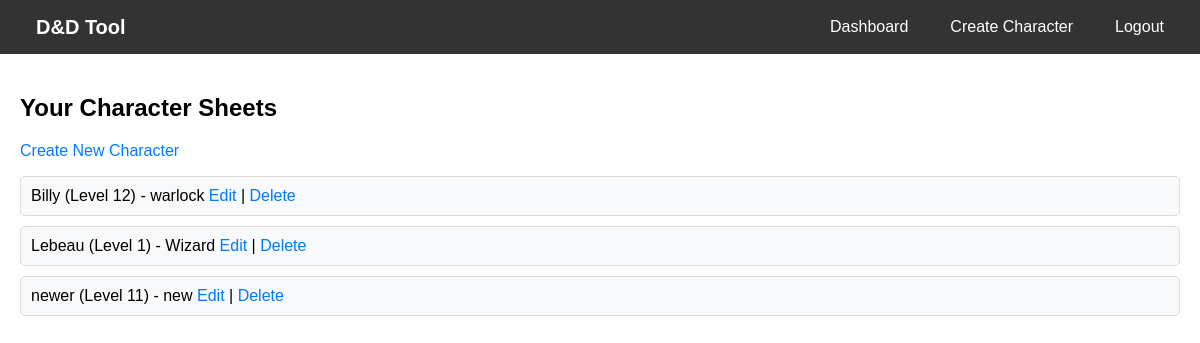
The page /accounts/characters/ (signed in) on the database its author committed.
### accounts/models.py (models this page shows, shortened)
class CharacterSheet(models.Model):
    user = models.ForeignKey(User, on_delete=models.CASCADE)
    name = models.CharField(max_length=100)  # Required
    class_name = models.CharField(max_length=100, blank=True, null=True)
    level = models.PositiveIntegerField(default=1, blank=True, null=True)
    race = models.CharField(max_length=100, blank=True, null=True)
    alignment = models.CharField(max_length=50, blank=True, null=True)
    hit_points = models.PositiveIntegerField(default=10, blank=True, null=True)
    armor_class = models.PositiveIntegerField(default=10, blank=True, null=True)
    initiative = models.IntegerField(default=0, blank=True, null=True)
    speed = models.PositiveIntegerField(default=30, blank=True, null=True)
    strength = models.PositiveIntegerField(default=10, blank=True, null=True)
    dexterity = models.PositiveIntegerField(default=10, blank=True, null=True)
    constitution = models.PositiveIntegerField(default=10, blank=True, null=True)
    intelligence = models.PositiveIntegerField(default=10, blank=True, null=True)
    wisdom = models.PositiveIntegerField(default=10, blank=True, null=True)
    charisma = models.PositiveIntegerField(default=10, blank=True, null=True)
    saving_throw_strength = models.BooleanField(default=False)
    saving_throw_dexterity = models.BooleanField(default=False)
    saving_throw_constitution = models.BooleanField(default=False)
    saving_throw_intelligence = models.BooleanField(default=False)
    saving_throw_wisdom = models.BooleanField(default=False)
    saving_throw_charisma = models.BooleanField(default=False)
    spell_slots = models.JSONField(default=dict, blank=True, null=True)
    spells_known = models.TextField(blank=True, null=True)
    primary_attack_name = models.CharField(max_length=100, blank=True, null=True)
    primary_attack_type = models.CharField(max_length=20, choices=[('Melee', 'Melee'), ('Ranged', 'Ranged')], blank=True, null=True)
    primary_attack_bonus = models.IntegerField(default=0, blank=True, null=True)
    primary_attack_damage = models.CharField(max_length=20, blank=True, null=True)
    primary_attack_damage_type = models.CharField(max_length=20, blank=True, null=True)
    secondary_attack_name = models.CharField(max_length=100, blank=True, null=True)
    secondary_attack_type = models.CharField(max_length=20, blank=True, null=True)
    secondary_attack_bonus = models.IntegerField(default=0, blank=True, null=True)
    secondary_attack_damage = models.CharField(max_length=20, blank=True, null=True)
    secondary_attack_damage_type = models.CharField(max_length=20, blank=True, null=True)
    special_abilities = models.TextField(blank=True, null=True)
    reactions = models.TextField(blank=True, null=True)
    combat_role = models.CharField(max_length=50, blank=True, null=True)
    preferred_range = models.CharField(max_length=20, blank=True, null=True)
    attack_priority = models.CharField(max_length=50, blank=True, null=True)
    escape_threshold = models.PositiveIntegerField(default=20, blank=True, null=True)
    conditions = models.TextField(blank=True, null=True)
    temporary_hit_points = models.PositiveIntegerField(default=0, blank=True, null=True)
    ongoing_damage = models.CharField(max_length=50, blank=True, null=True)
    available_actions = models.JSONField(default=dict, blank=True, null=True)
    bonus_actions = models.JSONField(default=dict, blank=True, null=True)
    finished = models.BooleanField(default=False, editable=False)
    created_at = models.DateTimeField(auto_now_add=True)

### accounts/views.py (the view)
# urls.py: path('characters/', views.character_list, name='character_list'),
@login_required
def character_list(request):
    sheets = CharacterSheet.objects.filter(user=request.user)
    return render(request, 'accounts/character_list.html', {'sheets': sheets})

### accounts/templates/accounts/character_list.html (shortened to what this page needs)
{% extends 'base.html' %}
{% block content %}
<h2>Your Character Sheets</h2>
<a href="{% url 'character_create' %}">Create New Character</a>
<ul>
    {% for sheet in sheets %}
        <li>
            {{ sheet.name }} (Level {{ sheet.level }}) - {{ sheet.class_name }}
            <a href="{% url 'character_edit' sheet.id %}">Edit</a> |
            <a href="{% url 'character_delete' sheet.id %}">Delete</a>
        </li>
    {% empty %}
        <li>No character sheets found.</li>
    {% endfor %}
</ul>
{% endblock %}

### templates/base.html (style rules this page uses)
body { margin: 0; font-family: Arial, sans-serif; }
ul { list-style: none; padding: 0; }
ul li { background: #f8f9fa; margin: 10px 0; padding: 10px; border: 1px solid #ddd; border-radius: 5px; }
a { text-decoration: none; color: #007bff; }

### rows shown on the page
CharacterSheet: name "Billy", level "12", class_name "warlock"
CharacterSheet: name "Lebeau", level "1", class_name "Wizard"
CharacterSheet: name "newer", level "11", class_name "new"
